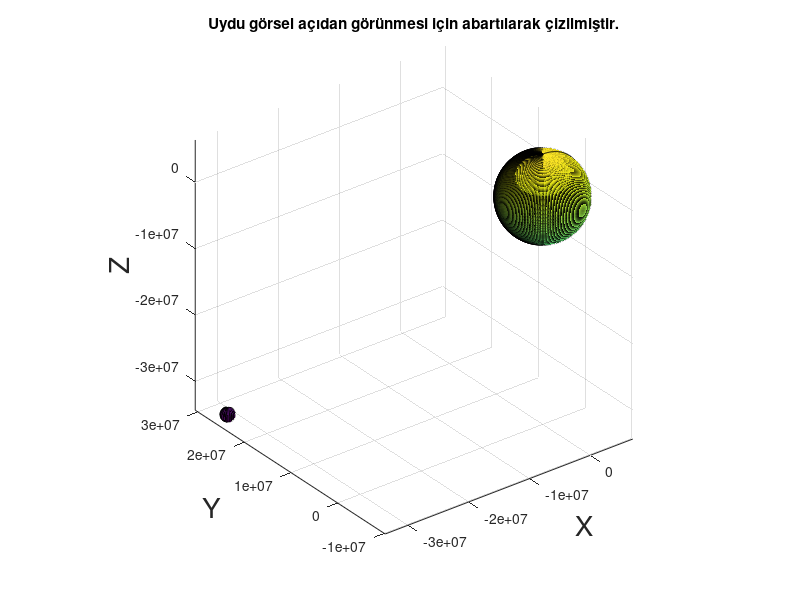

The MATLAB source for this figure:
clear; close all; clc;

%%% IGS BROADCAST EPHEMERIS FILE verileri
t_GPS = 319488; % tGPS
%%%SV_PRN = 18; % SV PRN
t_0_c = 16; % t0c
a_0 = -0.130765140057* 10 ^ (-3); % a0
a_1 = -0.397903932026 * 10 ^ (-11); % a1
a_2 =  0.000000000000 * 10 ^ (0); % a2
C_r_s = -0.128968750000 * 10 ^ (3); % Crs
Delta_n = 0.430625080120 * 10 ^ (-8); % Δn
M_0 = 0.277797041753* 10 ^ (1); % M0
C_u_c = -0.676885247230 * 10 ^ (-5); % Cuc
e = 0.479935575277 * 10 ^ (-2); % e
C_u_s = 0.862218439579 * 10 ^ (-5); % Cus
sqrt_a = 0.515480328751 * 10 ^ (4); % sqrt(a)
t_0_e = 0.172800000000 * 10 ^ (6); % t0e
C_i_c = -0.614672899246 * 10 ^ (-7); % Cic
Ohm_0 = -0.310529947884 * 10 ^ (1); % Ω0
C_i_s = -0.838190317154 * 10 ^ (-7); % Cis
i_0 = 0.965349772110 * 10 ^ (0); % i0
C_r_c = 0.216531250000 * 10 ^ (3); % Crc
W = 0.872701637012 * 10 ^ (0); % ω
Ohm = -0.784425531615 * 10 ^ (-8); % Ω
i_t_k = -0.118219210019 * 10 ^ (-9); % i


% Yerçekimi sabiti m^3/s^2 (WGS84)
GM_e = 3986004.418 * 10 ^ 8;

% Yerin açısal dönme hızı rad/s (WGS84)
W_e = 7.2921151467 * 10 ^ (-5);

% Yör. büyük yarıekseni
a = sqrt_a ^ 2;

% Ortalama yör. hızı
n_0 = sqrt(GM_e / a ^ 3);

% Düzeltilmiş yör. hızı
n = n_0 + Delta_n;

% t0e'ye göre zaman
t_k = t_GPS - t_0_e;
%fprintf("tk: %.13f\n", t_k);

% Ortalama anomali
M_k = M_0 + n * t_k;
%fprintf("Mk: %.13f\n", M_k);

% İterasyon ile kepler denklemi
E_k = M_k;
E_k_n = 2;
E_k_n1 = 1;
while E_k_n - E_k_n1 >= 0.000000001
    E_k_n = E_k;
    E_k_n1 = M_k + exp(1) * sin(E_k);
    E_k = E_k_n1;
    %fprintf("Kepler: %.13f\n", E_k);
end
%fprintf("Kepler: %.13f\n", E_k);

% Gerçek anomali
V_k = atan((sqrt(1 - exp(2)) * sin(E_k) / (cos(E_k) - exp(1))));

% Enlem argümanı
U_k = W + V_k;

% Enlem argümanı düzeltmesi
Sigma_u_k = C_u_c * cos(2 * U_k) + C_u_s * sin(2 * U_k);

% Yarıçap düzeltmesi
Sigma_r_k = C_r_c * cos(2 * U_k) + C_r_s * sin(2 * U_k);

% Eğim düzeltmesi
Sigma_i_k = C_i_c * cos(2 * U_k) + C_i_s * sin(2 * U_k);

% Düzeltilmiş enlem argümanı
Fi_k = U_k + Sigma_u_k;

% Düzeltilmiş yarıçap
r_k = a * (1 - exp(1) * cos(E_k)) + Sigma_r_k;

% Düzeltilmiş yör. eğimi
i_k = i_0 + i_t_k + Sigma_i_k;

% Düzeltilmiş çıkış düğümü boylamı
Ohm_k = Ohm_0 + (Ohm - W_e) * t_k - W_e * t_0_e;

% x yörünge koordinatı
x_ussu_k = r_k * cos(Fi_k);

% y yörünge koordinatı
y_ussu_k = r_k * sin(Fi_k);

%%% Yer merkezli yer sabit (ECEF) koordinatlarının hesabı
%fprintf("Yer merkezli yer sabit (ECEF) x, y, z koordinatları \n");
% x yer merkezli koordinatı
x_k = x_ussu_k * cos(Ohm_k) - y_ussu_k * sin(Ohm_k) * cos(i_k);
%fprintf("x: %.4f m\n", x_k);
% y yer merkezli koordinatı
y_k = x_ussu_k * sin(Ohm_k) + y_ussu_k * cos(Ohm_k) * cos(i_k);
%fprintf("y: %.4f m\n", y_k);
% z yer merkezli koordinatı
z_k = y_ussu_k * sin(i_k);
%fprintf("z: %.4f m\n", z_k);


% t anında uydunun saat hatasının hesabı
S_s = a_0 + a_1 * (t_GPS - t_0_c) + a_2 * (t_GPS - t_0_c)^2;
%fprintf("\nSaat hatası: %.13f s\n", S_s);


%%% IGS BROADCAST EPHEMERIS FILE verileri
t_GPS = 319488 + S_s; % tGPS
%%%SV_PRN = 18; % SV PRN
t_0_c = 16; % t0c
a_0 = -0.130765140057* 10 ^ (-3); % a0
a_1 = -0.397903932026 * 10 ^ (-11); % a1
a_2 =  0.000000000000 * 10 ^ (0); % a2
C_r_s = -0.128968750000 * 10 ^ (3); % Crs
Delta_n = 0.430625080120 * 10 ^ (-8); % Δn
M_0 = 0.277797041753* 10 ^ (1); % M0
C_u_c = -0.676885247230 * 10 ^ (-5); % Cuc
e = 0.479935575277 * 10 ^ (-2); % e
C_u_s = 0.862218439579 * 10 ^ (-5); % Cus
sqrt_a = 0.515480328751 * 10 ^ (4); % sqrt(a)
t_0_e = 0.172800000000 * 10 ^ (6); % t0e
C_i_c = -0.614672899246 * 10 ^ (-7); % Cic
Ohm_0 = -0.310529947884 * 10 ^ (1); % Ω0
C_i_s = -0.838190317154 * 10 ^ (-7); % Cis
i_0 = 0.965349772110 * 10 ^ (0); % i0
C_r_c = 0.216531250000 * 10 ^ (3); % Crc
W = 0.872701637012 * 10 ^ (0); % ω
Ohm = -0.784425531615 * 10 ^ (-8); % Ω
i_t_k = -0.118219210019 * 10 ^ (-9); % i


% Yerçekimi sabiti m^3/s^2 (WGS84)
GM_e = 3986004.418 * 10 ^ 8;

% Yerin açısal dönme hızı rad/s (WGS84)
W_e = 7.2921151467 * 10 ^ (-5);

% Yör. büyük yarıekseni
a = sqrt_a ^ 2;

% Ortalama yör. hızı
n_0 = sqrt(GM_e / a ^ 3);

% Düzeltilmiş yör. hızı
n = n_0 + Delta_n;

% t0e'ye göre zaman
t_k = t_GPS - t_0_e;
%fprintf("tk: %.13f\n", t_k);

% Ortalama anomali
M_k = M_0 + n * t_k;
%fprintf("Mk: %.13f\n", M_k);

% İterasyon ile kepler denklemi
E_k = M_k;
E_k_n = 2;
E_k_n1 = 1;
while E_k_n - E_k_n1 >= 0.000000001
    E_k_n = E_k;
    E_k_n1 = M_k + exp(1) * sin(E_k);
    E_k = E_k_n1;
    %fprintf("Kepler: %.13f\n", E_k);
end
%fprintf("Kepler: %.13f\n", E_k);

% Gerçek anomali
V_k = atan((sqrt(1 - exp(2)) * sin(E_k) / (cos(E_k) - exp(1))));

% Enlem argümanı
U_k = W + V_k;

% Enlem argümanı düzeltmesi
Sigma_u_k = C_u_c * cos(2 * U_k) + C_u_s * sin(2 * U_k);

% Yarıçap düzeltmesi
Sigma_r_k = C_r_c * cos(2 * U_k) + C_r_s * sin(2 * U_k);

% Eğim düzeltmesi
Sigma_i_k = C_i_c * cos(2 * U_k) + C_i_s * sin(2 * U_k);

% Düzeltilmiş enlem argümanı
Fi_k = U_k + Sigma_u_k;

% Düzeltilmiş yarıçap
r_k = a * (1 - exp(1) * cos(E_k)) + Sigma_r_k;

% Düzeltilmiş yör. eğimi
i_k = i_0 + i_t_k + Sigma_i_k;

% Düzeltilmiş çıkış düğümü boylamı
Ohm_k = Ohm_0 + (Ohm - W_e) * t_k - W_e * t_0_e;

% x yörünge koordinatı
x_ussu_k = r_k * cos(Fi_k);

% y yörünge koordinatı
y_ussu_k = r_k * sin(Fi_k);

%%% Yer merkezli yer sabit (ECEF) düzeltilmiş koordinatlarının hesabı
%fprintf("\nYer merkezli yer sabit (ECEF) düzeltilmiş x, y, z koordinatları \n");
% x yer merkezli koordinatı
x_k_2 = x_ussu_k * cos(Ohm_k) - y_ussu_k * sin(Ohm_k) * cos(i_k);
%fprintf("x: %.4f m\n", x_k_2);
% y yer merkezli koordinatı
y_k_2 = x_ussu_k * sin(Ohm_k) + y_ussu_k * cos(Ohm_k) * cos(i_k);
%fprintf("y: %.4f m\n", y_k_2);
% z yer merkezli koordinatı
z_k_2 = y_ussu_k * sin(i_k);
%fprintf("z: %.4f m\n", z_k_2);


% Dünya çizimi
% 180 boylam-enlem
[x,y,z] = sphere(180);
% Yarıçap ayarla
radius = 6373000;
x = x * radius;
y = y * radius;
z = z * radius;
surf(x,y,z)
axis equal;

hold on
% Uydu çizimi
[x,y,z] = sphere;
% Yarıçap ayarla
radius = 1000000;
x = x * radius;
y = y * radius;
z = z * radius;
% Dengeleme için
x2 = x + real(x_k_2);
y2 = y + real(y_k_2);
z2 = z + real(z_k_2);
surf(x2,y2,z2)
% Etiket yazdır
xlabel('X', 'FontSize', 20);
ylabel('Y', 'FontSize', 20);
zlabel('Z', 'FontSize', 20);
title("Uydu görsel açıdan görünmesi için abartılarak çizilmiştir.")

